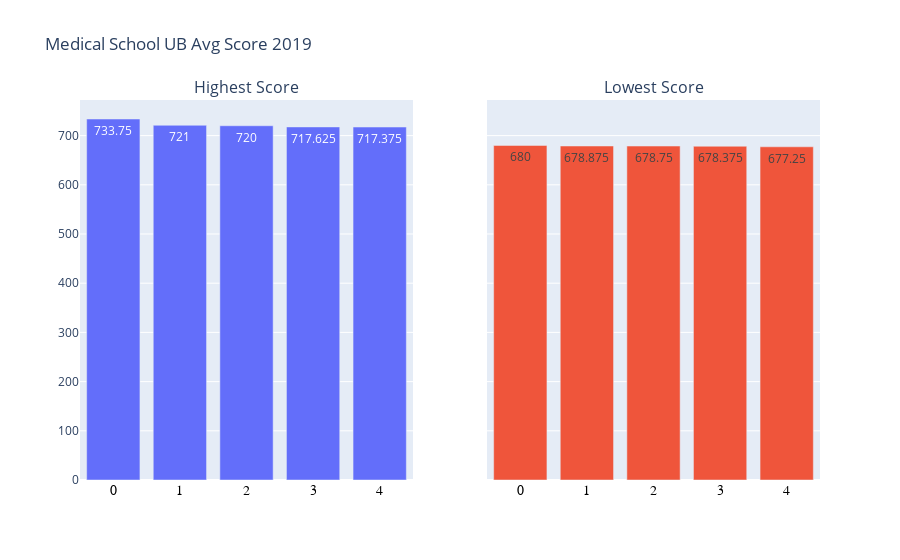

Here is the notebook cell this chart was saved with:
### Code cell
from plotly.subplots import make_subplots
import plotly.graph_objects as go

fig = make_subplots(rows=1, cols=2, shared_yaxes=True,subplot_titles=('Highest Score','Lowest Score'))

fig.add_trace(
    go.Bar(y=df_univ_braw_dokter.loc[:,'average_score',].iloc[:5],name='Highest Score',text=df_univ_braw_dokter.loc[:,'average_score'].iloc[:5]),
    row=1, col=1
)

fig.add_trace(
    go.Bar(y=df_univ_braw_dokter.loc[:,'average_score'].iloc[-5:],name='Lowest Score',text=df_univ_braw_dokter.loc[:,'average_score'].iloc[-5:]),
    row=1, col=2,
)
fig.update_layout(title_text='Medical School UB Avg Score 2019',showlegend=False,)
fig.update_xaxes(tickangle=0, tickfont=dict(family='Rockwell', color='black', size=14))

### Figure 1 — Plotly figure (JSON) as saved in the notebook; plotly's stock layout.template omitted (floating-point values rounded to 4 significant figures)
{"data": [{"name": "Highest Score", "text": [733.8, 721, 720, 717.6, 717.4], "type": "bar", "xaxis": "x", "y": [733.8, 721, 720, 717.6, 717.4], "yaxis": "y"}, {"name": "Lowest Score", "text": [680, 678.9, 678.8, 678.4, 677.2], "type": "bar", "xaxis": "x2", "y": [680, 678.9, 678.8, 678.4, 677.2], "yaxis": "y2"}], "layout": {"annotations": [{"font": {"size": 16}, "showarrow": false, "text": "Highest Score", "x": 0.225, "xanchor": "center", "xref": "paper", "y": 1, "yanchor": "bottom", "yref": "paper"}, {"font": {"size": 16}, "showarrow": false, "text": "Lowest Score", "x": 0.775, "xanchor": "center", "xref": "paper", "y": 1, "yanchor": "bottom", "yref": "paper"}], "showlegend": false, "title": {"text": "Medical School UB Avg Score 2019"}, "xaxis": {"anchor": "y", "domain": [0, 0.45], "tickangle": 0, "tickfont": {"color": "black", "family": "Rockwell", "size": 14}}, "xaxis2": {"anchor": "y2", "domain": [0.55, 1], "tickangle": 0, "tickfont": {"color": "black", "family": "Rockwell", "size": 14}}, "yaxis": {"anchor": "x", "domain": [0, 1]}, "yaxis2": {"anchor": "x2", "domain": [0, 1], "matches": "y", "showticklabels": false}}}
